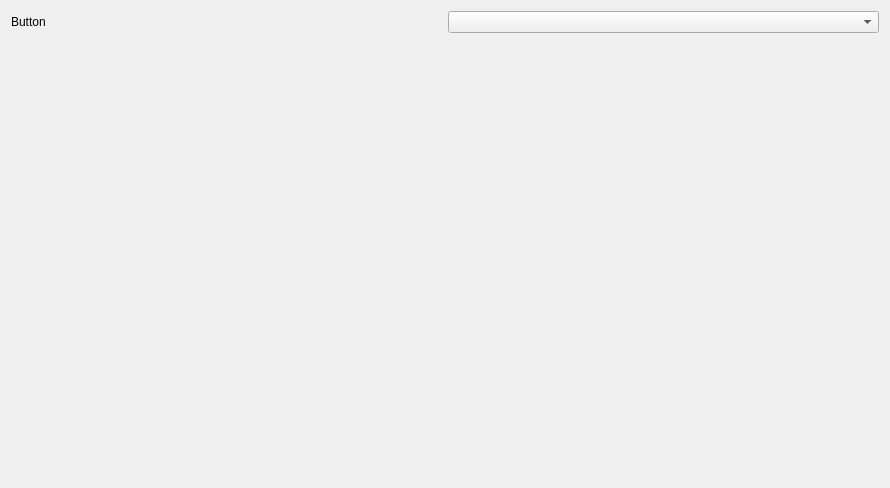
<?xml version="1.0" encoding="UTF-8"?>
<ui version="4.0">
 <class>ActionContainer</class>
 <widget class="QWidget" name="ActionContainer">
  <property name="geometry">
   <rect>
    <x>0</x>
    <y>0</y>
    <width>890</width>
    <height>488</height>
   </rect>
  </property>
  <property name="windowTitle">
   <string>Form</string>
  </property>
  <layout class="QGridLayout" name="gridLayout">
   <item row="0" column="0">
    <widget class="QLabel" name="label">
     <property name="text">
      <string>Button</string>
     </property>
    </widget>
   </item>
   <item row="0" column="1">
    <widget class="KComboBox" name="cbButton"/>
   </item>
   <item row="1" column="0" colspan="2">
    <widget class="QWidget" name="wActionWidget" native="true"/>
   </item>
  </layout>
 </widget>
 <customwidgets>
  <customwidget>
   <class>KComboBox</class>
   <extends>QComboBox</extends>
   <header>kcombobox.h</header>
  </customwidget>
 </customwidgets>
 <resources/>
 <connections/>
</ui>
